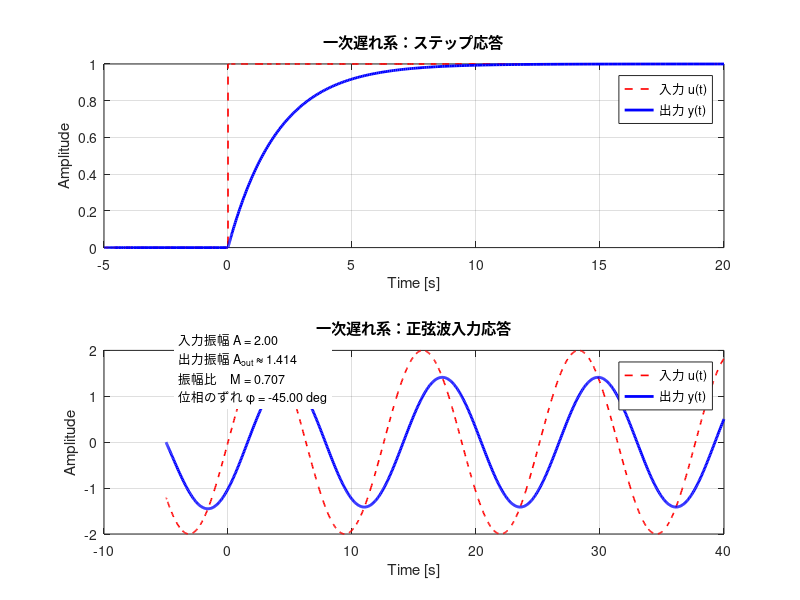

Reproduce this figure in MATLAB.
%% 一次遅れ系のシミュレーション(ステップ入力応答と正弦波入力応答)

clear; clc; close all;

%% パラメータ
K   = 1.0;          % ゲイン（系のゲイン）
tau = 2.0;          % 時定数 [s]
y0  = 0.0;          % 初期値 y(0)
omega = 0.5;        % 正弦波入力の角周波数 [rad/s]
A = 2.0;            % 正弦波入力の振幅

% ODE右辺
f = @(t,y,u) (-y + K*u(t)) / tau;

% ODEソルバの精度設定
opts = odeset('RelTol',1e-8,'AbsTol',1e-10);

%% 1) ステップ応答
u_step = @(t) (t>=0);                                       % 単位ステップ入力
tspan1  = [-5 20];                                          % シミュレーション時間
[t1, y1] = ode45(@(t,y) f(t,y,u_step), tspan1, y0, opts);

%% 2) 正弦波入力応答
u_sin = @(t) A*sin(omega*t);                                % 振幅A,角周波数omegaの正弦波入力
tspan2 = [-5 40];                                           % シミュレーション時間
[t2, y2] = ode45(@(t,y) f(t,y,u_sin), tspan2, y0, opts);
M = K / sqrt(1 + (omega*tau)^2);                            % 振幅比
phi = -atan(omega*tau);                                     % 位相のずれ
A_out = A * M;                                              % 出力振幅

%% 3) グラフ描画
figure;

% ステップ応答
subplot(2,1,1);                                             % 画面を2行1列に分割し1番目にプロットを書く
plot(t1, u_step(t1), 'r--', 'LineWidth', 1.2); hold on;     % 入力
plot(t1, y1, 'b-', 'LineWidth', 2);                         % 出力
grid on; box on;
title('一次遅れ系：ステップ応答');
xlabel('Time [s]'); ylabel('Amplitude');
legend('入力 u(t)', '出力 y(t)');

% 正弦波応答
subplot(2,1,2);
plot(t2, u_sin(t2), 'r--', 'LineWidth', 1.2); hold on;
plot(t2, y2, 'b-', 'LineWidth', 2);
grid on; box on;
title('一次遅れ系：正弦波入力応答');
xlabel('Time [s]'); ylabel('Amplitude');
legend('入力 u(t)', '出力 y(t)');
txt = {
    sprintf('入力振幅 A = %.2f', A)
    sprintf('出力振幅 A_{out} ≈ %.3f', A_out)
    sprintf('振幅比　M = %.3f', M)
    sprintf('位相のずれ φ = %.2f deg', rad2deg(phi))
};
text(-4, 0.8*A, txt, 'FontSize', 9, 'BackgroundColor','w');
